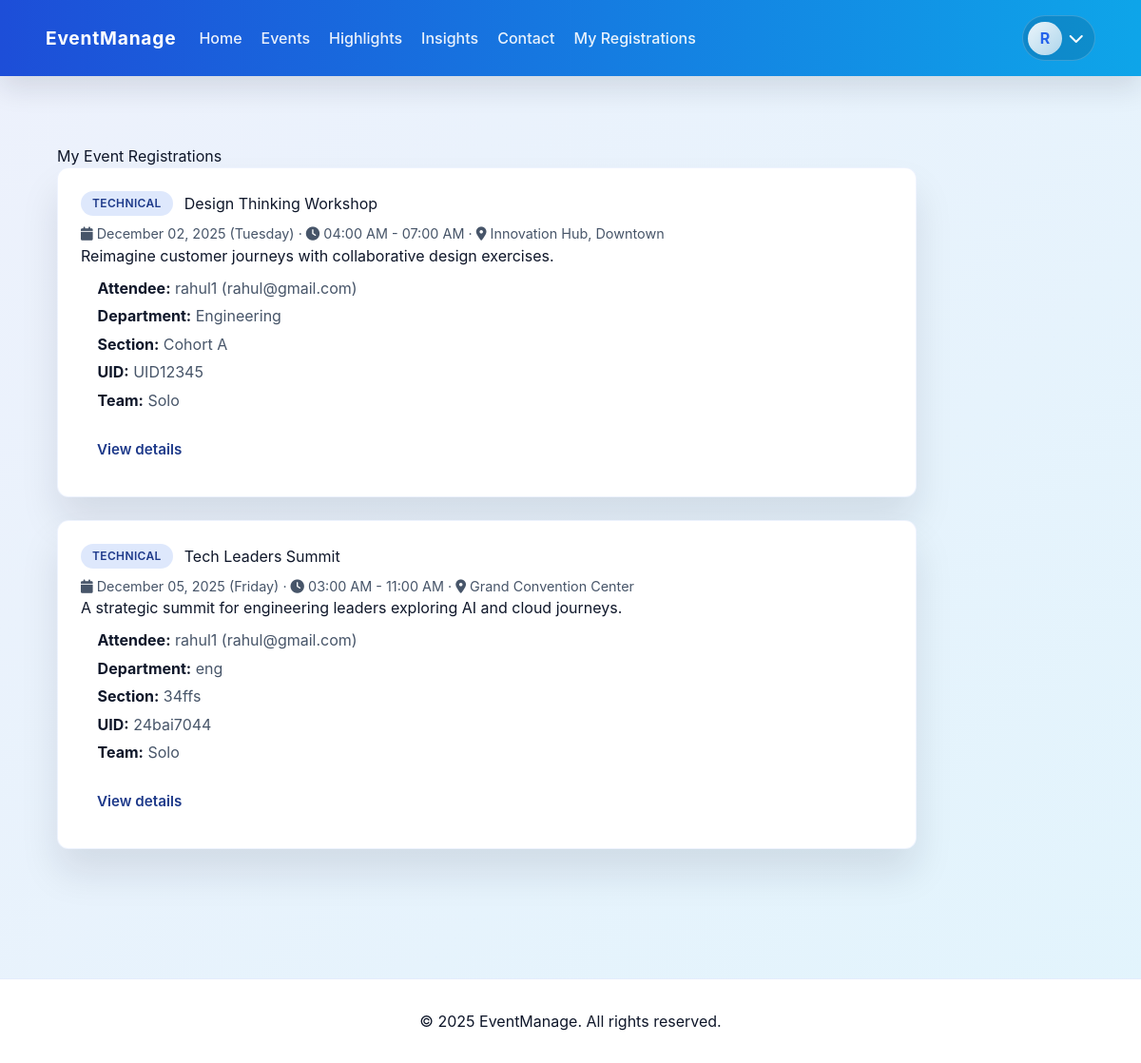
/my-registrations (signed in), run on the app's committed database.
### app/models.py (models this page shows, shortened)
class User(UserMixin, db.Model):
    id = db.Column(db.Integer, primary_key=True)
    name = db.Column(db.String(120), nullable=False)
    email = db.Column(db.String(120), unique=True, nullable=False)
    password_hash = db.Column(db.String(256), nullable=False)
    is_admin = db.Column(db.Boolean, default=False, nullable=False)
    admin_scope = db.Column(db.String(50), default="super")
    created_at = db.Column(db.DateTime, default=datetime.utcnow)
    registrations = db.relationship("Registration", back_populates="user", cascade="all, delete-orphan")
    interests = db.relationship("EventInterest", back_populates="user", cascade="all, delete-orphan")

class Registration(db.Model):
    id = db.Column(db.Integer, primary_key=True)
    created_at = db.Column(db.DateTime, default=datetime.utcnow)
    user_id = db.Column(db.Integer, db.ForeignKey("user.id"), nullable=False)
    event_id = db.Column(db.Integer, db.ForeignKey("event.id"), nullable=False)
    attendee_name = db.Column(db.String(150), nullable=False)
    attendee_email = db.Column(db.String(150), nullable=False)
    department = db.Column(db.String(120), nullable=True)
    section = db.Column(db.String(60), nullable=True)
    student_uid = db.Column(db.String(60), nullable=True)
    team_selection = db.Column(db.String(80), nullable=True)
    user = db.relationship("User", back_populates="registrations")
    event = db.relationship("Event", back_populates="registrations")
    __table_args__ = (db.UniqueConstraint("user_id", "event_id", name="unique_event_registration"),)

class Event(db.Model):
    id = db.Column(db.Integer, primary_key=True)
    title = db.Column(db.String(150), nullable=False)
    summary = db.Column(db.String(300), nullable=False)
    description = db.Column(db.Text, nullable=False)
    location = db.Column(db.String(200), nullable=False)
    start_time = db.Column(db.DateTime, nullable=False)
    end_time = db.Column(db.DateTime, nullable=False)
    capacity = db.Column(db.Integer, nullable=False)
    event_type = db.Column(db.String(80), nullable=False, default=EVENT_CATEGORY_CHOICES[0])
    image_url = db.Column(db.String(255), nullable=True)
    created_at = db.Column(db.DateTime, default=datetime.utcnow)
    registrations = db.relationship("Registration", back_populates="event", cascade="all, delete-orphan")
    interests = db.relationship("EventInterest", back_populates="event", cascade="all, delete-orphan")
    @property
    def date_label(self) -> str:
        return self.start_time.strftime("%B %d, %Y")
    @property
    def day_label(self) -> str:
        return self.start_time.strftime("%A")
    @property
    def time_range(self) -> str:
        return f"{self.start_time.strftime('%I:%M %p')} - {self.end_time.strftime('%I:%M %p')}"

### app/events.py (the view)
@events_bp.route("/my-registrations")
@login_required
def my_registrations():
    registrations = (
        Registration.query.filter_by(user_id=current_user.id)
        .join(Event)
        .order_by(Event.start_time)
        .all()
    )
    return render_template("my_registrations.html", registrations=registrations)

### app/__init__.py (called while the page is built)
def create_app():
    app = Flask(__name__, instance_relative_config=True)
    app.config.from_object("config.Config")
    os.makedirs(app.instance_path, exist_ok=True)
    db.init_app(app)
    login_manager.init_app(app)
    from .models import User, seed_admin, seed_sample_events
    @login_manager.user_loader
    def load_user(user_id):
        return User.query.get(int(user_id))
    from .auth import auth_bp
    from .events import events_bp
    from .admin import admin_bp
    app.register_blueprint(events_bp)
    app.register_blueprint(auth_bp)
    app.register_blueprint(admin_bp)
    @app.route("/")
    def home():
        return "App is live!"
    with app.app_context():
        db.create_all()
        seed_admin()
        seed_sample_events()
    return app

### app/events.py (called while the page is built)
@events_bp.app_context_processor
def inject_globals():
    return {"current_year": datetime.utcnow().year}

### app/templates/my_registrations.html (shortened to what this page needs)
{% extends 'base.html' %}
{% block content %}
<section class="section">
  <h1>My Event Registrations</h1>
  {% if registrations %}
    <ul class="timeline">
      {% for registration in registrations %}
        <li class="timeline__item">
          <div class="timeline__header">
            <span class="chip">{{ registration.event.event_type }}</span>
            <h3>{{ registration.event.title }}</h3>
          </div>
          <p class="timeline__meta">
            <i class="fa fa-calendar"></i> {{ registration.event.date_label }} ({{ registration.event.day_label }})
            &middot; <i class="fa fa-clock"></i> {{ registration.event.time_range }}
            &middot; <i class="fa fa-location-dot"></i> {{ registration.event.location }}
          </p>
          <p>{{ registration.event.summary }}</p>
          <ul class="detail-list">
            <li><strong>Attendee:</strong> {{ registration.attendee_name }} ({{ registration.attendee_email }})</li>
            {% if registration.department %}<li><strong>Department:</strong> {{ registration.department }}</li>{% endif %}
            {% if registration.section %}<li><strong>Section:</strong> {{ registration.section }}</li>{% endif %}
            {% if registration.student_uid %}<li><strong>UID:</strong> {{ registration.student_uid }}</li>{% endif %}
            {% if registration.team_selection %}<li><strong>Team:</strong> {{ registration.team_selection }}</li>{% endif %}
          </ul>
          <a class="btn btn--ghost" href="{{ url_for('events.event_detail', event_id=registration.event.id) }}">View details</a>
        </li>
      {% endfor %}
    </ul>
  {% else %}
    <p>You have not registered for any events yet.</p>
  {% endif %}
</section>
{% endblock %}

### app/templates/base.html (shortened to what this page needs)
<!doctype html>
<html lang="en">
  <head>
    <link rel="stylesheet" href="https://cdnjs.cloudflare.com/ajax/libs/font-awesome/6.5.2/css/all.min.css" />
    <script src="https://cdn.tailwindcss.com"></script>
    <link rel="stylesheet" href="{{ url_for('static', filename='css/styles.css') }}">
  </head>
  <body>
    <header class="site-header">
      <nav class="navbar">
        <div class="navbar__left">
          <a class="navbar__brand" href="{{ url_for('events.home') }}">EventManage</a>
          <div class="navbar__links" id="navMenu">
            <a href="{{ url_for('events.home') }}">Home</a>
            <a href="{{ url_for('events.events_list') }}">Events</a>
            <a href="{{ url_for('events.home') }}#highlights">Highlights</a>
            <a href="{{ url_for('events.home') }}#insights">Insights</a>
            <a href="{{ url_for('events.home') }}#contact">Contact</a>
            {% if current_user.is_authenticated %}
              <a href="{{ url_for('events.my_registrations') }}">My Registrations</a>
            {% endif %}
          </div>
        </div>
        <div class="navbar__right">
          <div class="navbar__user">
            <button id="userToggle" class="navbar__user-button" aria-label="User menu" aria-haspopup="true" aria-expanded="false">
              <span class="navbar__avatar">
                {% if current_user.is_authenticated %}
                  {{ current_user.name[:1]|upper }}
                {% else %}
                  <i class="fa fa-user"></i>
                {% endif %}
              </span>
              <i class="fa fa-chevron-down"></i>
            </button>
          </div>
        </div>
      </nav>
    </header>
    <main class="container">
      {% block content %}{% endblock %}
    </main>
    <footer class="site-footer">
      <p>&copy; {{ current_year or 2025 }} EventManage. All rights reserved.</p>
    </footer>
  </body>
</html>

### app/static/css/styles.css (style rules this page uses)
:root { --color-primary: #2563eb; --color-primary-dark: #1e3a8a; --color-secondary: #f0f9ff; --color-accent: #22c55e; --color-text: #0f172a; --color-muted: #475569; --color-border: #cbd5f5; --color-success: #22c55e; --color-warning: #fbbf24; --color-danger: #ef4444; --gradient-start: #1d4ed8; --gradient-mid: #0ea5e9; --gradient-end: #22c55e; --radius: 0.75rem; --shadow: 0 25px 40px rgba(15, 23, 42, 0.1); font-size: 16px; }
* { box-sizing: border-box; }
body { margin: 0; font-family: 'Inter', system-ui, -apple-system, BlinkMacSystemFont, 'Segoe UI', sans-serif; background: linear-gradient(135deg, rgba(29, 78, 216, 0.08), rgba(14, 165, 233, 0.12)); color: var(--color-text); min-height: 100vh; display: flex; flex-direction: column; }
a { color: inherit; text-decoration: none; }
.container { flex: 1 0 auto; width: 100%; margin: 0; padding: 0 0 4rem; }
.site-header { background: linear-gradient(90deg, var(--gradient-start), var(--gradient-mid)); box-shadow: 0 12px 30px rgba(15, 23, 42, 0.12); position: sticky; top: 0; z-index: 10; }
.navbar { width: 100%; margin: 0; display: flex; align-items: center; justify-content: space-between; padding: 1rem clamp(1.5rem, 4vw, 3.5rem); position: relative; box-sizing: border-box; }
.navbar__brand { font-weight: 700; font-size: 1.2rem; color: white; letter-spacing: 0.04em; }
.navbar__left { display: flex; align-items: center; gap: 1.5rem; }
.navbar__right { display: flex; align-items: center; gap: 1rem; }
.navbar__links { display: flex; align-items: center; gap: 1.25rem; }
.navbar__links a { color: rgba(255, 255, 255, 0.9); font-weight: 500; position: relative; }
.navbar__links a::after { content: ''; position: absolute; left: 0; bottom: -0.35rem; width: 100%; height: 3px; background: rgba(255, 255, 255, 0.6); border-radius: 999px; transform: scaleX(0); transform-origin: left; transition: transform 0.2s ease; }
.navbar__user { position: relative; }
.navbar__user-button { display: flex; align-items: center; gap: 0.45rem; background: rgba(15, 23, 42, 0.15); border: 1px solid rgba(255, 255, 255, 0.18); border-radius: 999px; padding: 0.35rem 0.7rem 0.35rem 0.35rem; color: white; font-weight: 600; cursor: pointer; transition: background 0.2s ease, transform 0.2s ease; }
.navbar__avatar { display: inline-flex; align-items: center; justify-content: center; width: 2.2rem; height: 2.2rem; border-radius: 50%; background: linear-gradient(135deg, rgba(255, 255, 255, 0.92), rgba(241, 245, 249, 0.7)); color: var(--color-primary); font-weight: 700; }
.btn { display: inline-flex; align-items: center; justify-content: center; gap: 0.5rem; padding: 0.75rem 1.5rem; border-radius: 999px; border: none; cursor: pointer; font-weight: 600; font-size: 0.95rem; transition: transform 0.15s ease, box-shadow 0.15s ease; }
.btn--ghost { border: 1px solid transparent; background: transparent; padding-inline: 1rem; color: var(--color-primary-dark); }
.chip { display: inline-flex; align-items: center; gap: 0.3rem; padding: 0.25rem 0.75rem; border-radius: 999px; background: rgba(37, 99, 235, 0.15); color: var(--color-primary-dark); font-size: 0.75rem; font-weight: 600; letter-spacing: 0.03em; text-transform: uppercase; }
.section { margin: 0; padding: clamp(3rem, 6vw, 4.5rem) clamp(1.5rem, 5vw, 4rem); }
.timeline { list-style: none; padding: 0; display: grid; gap: 1.5rem; }
.timeline__item { background: white; padding: 1.5rem; border-radius: var(--radius); box-shadow: var(--shadow); border: 1px solid rgba(37, 99, 235, 0.08); }
.timeline__header { display: flex; align-items: center; gap: 0.75rem; margin-bottom: 0.5rem; }
.timeline__meta { color: var(--color-muted); font-size: 0.9rem; }
.detail-list { margin: 0.6rem 0 1rem; padding-left: 1.1rem; color: var(--color-muted); }
.detail-list li { margin-bottom: 0.35rem; }
.detail-list strong { color: var(--color-text); }
.site-footer { background: white; padding: 1.5rem; text-align: center; color: var(--color-text); border-top: 1px solid rgba(37, 99, 235, 0.12); margin-top: auto; }
.site-footer p { margin: 0.5rem 0; }

### data on the page
User: name "R"
Registration: event.event_type "TECHNICAL", event "Design Thinking Workshop", event.date_label "December 02, 2025", event.day_label "Tuesday", event.time_range "04:00 AM - 07:00 AM", event.location "Innovation Hub, Downtown", event.summary "Reimagine customer journeys with collaborative design exercises.", attendee_name "rahul1", attendee_email "rahul@gmail.com", department "Engineering", section "Cohort A", student_uid "UID12345", team_selection "Solo"
Registration: event.event_type "TECHNICAL", event "Tech Leaders Summit", event.date_label "December 05, 2025", event.day_label "Friday", event.time_range "03:00 AM - 11:00 AM", event.location "Grand Convention Center", event.summary "A strategic summit for engineering leaders exploring AI and cloud journeys.", attendee_name "rahul1", attendee_email "rahul@gmail.com", department "eng", section "34ffs", student_uid "24bai7044", team_selection "Solo"
